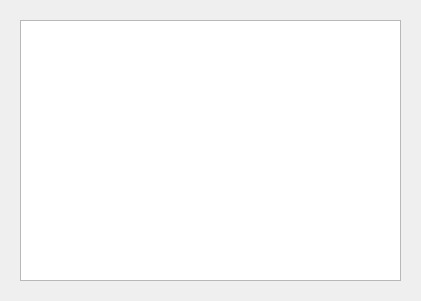
<?xml version="1.0" encoding="UTF-8"?>
<ui version="4.0">
 <class>Matches</class>
 <widget class="QDialog" name="Matches">
  <property name="geometry">
   <rect>
    <x>0</x>
    <y>0</y>
    <width>421</width>
    <height>301</height>
   </rect>
  </property>
  <property name="windowTitle">
   <string>Parovi pronađenih značajki</string>
  </property>
  <property name="windowIcon">
   <iconset>
    <normaloff>icon.png</normaloff>icon.png</iconset>
  </property>
  <widget class="QPlainTextEdit" name="plainTextEdit">
   <property name="geometry">
    <rect>
     <x>20</x>
     <y>20</y>
     <width>381</width>
     <height>261</height>
    </rect>
   </property>
  </widget>
 </widget>
 <resources/>
 <connections/>
</ui>
